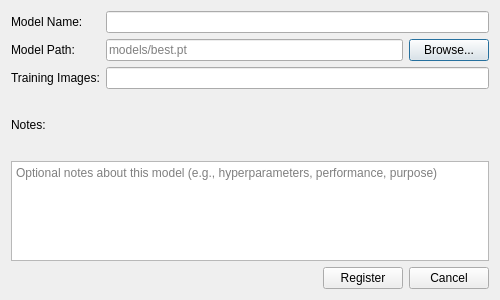
<?xml version="1.0" encoding="UTF-8"?>
<ui version="4.0">
 <class>ModelRegistrationDialog</class>
 <widget class="QDialog" name="ModelRegistrationDialog">
  <property name="geometry">
   <rect>
    <x>0</x>
    <y>0</y>
    <width>500</width>
    <height>300</height>
   </rect>
  </property>
  <property name="minimumSize">
   <size>
    <width>500</width>
    <height>0</height>
   </size>
  </property>
  <property name="windowTitle">
   <string>Register Model Version</string>
  </property>
  <layout class="QVBoxLayout" name="main_layout_">
   <item>
    <layout class="QFormLayout" name="form_layout_">
     <item row="0" column="0">
      <widget class="QLabel" name="name_label_">
       <property name="text">
        <string>Model Name:</string>
       </property>
      </widget>
     </item>
     <item row="0" column="1">
      <widget class="QLineEdit" name="name_edit_"/>
     </item>
     <item row="1" column="0">
      <widget class="QLabel" name="path_label_">
       <property name="text">
        <string>Model Path:</string>
       </property>
      </widget>
     </item>
     <item row="1" column="1">
      <layout class="QHBoxLayout" name="path_layout_">
       <item>
        <widget class="QLineEdit" name="path_edit_">
         <property name="placeholderText">
          <string>models/best.pt</string>
         </property>
        </widget>
       </item>
       <item>
        <widget class="QPushButton" name="browse_button_">
         <property name="text">
          <string>Browse...</string>
         </property>
        </widget>
       </item>
      </layout>
     </item>
     <item row="2" column="0">
      <widget class="QLabel" name="count_label_">
       <property name="text">
        <string>Training Images:</string>
       </property>
      </widget>
     </item>
     <item row="2" column="1">
      <widget class="QLineEdit" name="count_edit_">
       <property name="readOnly">
        <bool>true</bool>
       </property>
      </widget>
     </item>
    </layout>
   </item>
   <item>
    <widget class="QLabel" name="notes_label_">
     <property name="text">
      <string>Notes:</string>
     </property>
    </widget>
   </item>
   <item>
    <widget class="QTextEdit" name="notes_edit_">
     <property name="maximumSize">
      <size>
       <width>16777215</width>
       <height>100</height>
      </size>
     </property>
     <property name="placeholderText">
      <string>Optional notes about this model (e.g., hyperparameters, performance, purpose)</string>
     </property>
    </widget>
   </item>
   <item>
    <layout class="QHBoxLayout" name="button_layout_">
     <item>
      <spacer name="button_spacer_">
       <property name="orientation">
        <enum>Qt::Orientation::Horizontal</enum>
       </property>
       <property name="sizeHint" stdset="0">
        <size>
         <width>40</width>
         <height>20</height>
        </size>
       </property>
      </spacer>
     </item>
     <item>
      <widget class="QPushButton" name="ok_button_">
       <property name="text">
        <string>Register</string>
       </property>
      </widget>
     </item>
     <item>
      <widget class="QPushButton" name="cancel_button_">
       <property name="text">
        <string>Cancel</string>
       </property>
      </widget>
     </item>
    </layout>
   </item>
  </layout>
 </widget>
 <resources/>
 <connections>
  <connection>
   <sender>ok_button_</sender>
   <signal>clicked()</signal>
   <receiver>ModelRegistrationDialog</receiver>
   <slot>accept()</slot>
   <hints>
    <hint type="sourcelabel">
     <x>384</x>
     <y>267</y>
    </hint>
    <hint type="destinationlabel">
     <x>249</x>
     <y>149</y>
    </hint>
   </hints>
  </connection>
  <connection>
   <sender>cancel_button_</sender>
   <signal>clicked()</signal>
   <receiver>ModelRegistrationDialog</receiver>
   <slot>reject()</slot>
   <hints>
    <hint type="sourcelabel">
     <x>462</x>
     <y>267</y>
    </hint>
    <hint type="destinationlabel">
     <x>249</x>
     <y>149</y>
    </hint>
   </hints>
  </connection>
 </connections>
</ui>
